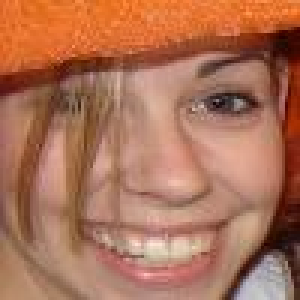
#> input picture train/train_00037_aligned.jpg, 100 x 100 px (shown 3 times larger); its folder holds 4 pictures in this run
$ jupyter execute --allow-errors mlp_sift.ipynb   (shell and % lines are left out)
#> lines starting #> are read from the running program, lines starting #| are printed output that depends on the picture
### Vighnesh Mane (210021607) - PG

[cell 1]
# Google Colab Setup (reference: Lab 07)
from google.colab import drive
drive.mount('/content/drive')

[cell 2]
# recall the path in Google Drive (reference: Lab 07)
import os
GOOGLE_DRIVE_PATH_AFTER_MYDRIVE = 'CW_Folder_PG'
GOOGLE_DRIVE_PATH = os.path.join('drive', 'My Drive', GOOGLE_DRIVE_PATH_AFTER_MYDRIVE)
#> (the rest of this cell did not finish here and is left out)

[cell 3]
GOOGLE_DRIVE_PATH

[cell 4]
# update opencv (reference: Lab 07)

[cell 5]
# check correct opencv version (reference: Lab 07)

[cell 6]
# copy and unzip dataset directly on the Colab server (reference: Lab 07)
# Identify path to zipped dataset
zip_path = os.path.join(GOOGLE_DRIVE_PATH, 'CW_Dataset.zip')

# Copy it to Colab

# Unzip it

# Delete zipped version from Colab (not from Drive)

[cell 7]
# import libraries
import cv2
from sklearn.model_selection import train_test_split
from skimage import img_as_ubyte, io, color
from sklearn.cluster import MiniBatchKMeans
from sklearn import svm, metrics
import matplotlib.pyplot as plt
import numpy as np
from collections import Counter
import os

[cell 8]
# import data from the respective directories (reference : Lab 07)
# Here we have not considered labels_list = None
def loading_im_lab_data(path):
  # getting image files from the directories
#> called with path = 'train'
  folder_images = [folder for folder in sorted(os.listdir(path)) if folder.endswith('.jpg')]
  images = [cv2.imread(os.path.join(path, folder)) for folder in folder_images]
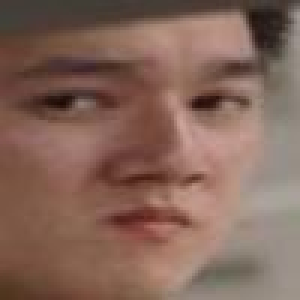
#> input picture train/train_00081_aligned.jpg, 100 x 100 px (shown 3 times larger)
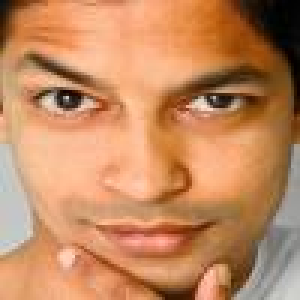
#> input picture train/train_00173_aligned.jpg, 100 x 100 px (shown 3 times larger)
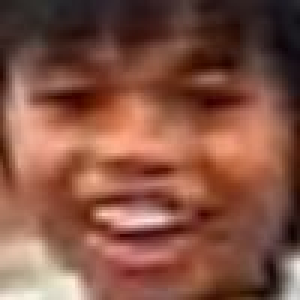
#> input picture train/train_00228_aligned.jpg, 100 x 100 px (shown 3 times larger)
  # getting label files from the directories
  folder_labels = open("labels/list_label_" + path + ".txt", "r")
  labels = [row.split(' ')[1][0] for row in folder_labels]
  return images, labels
#> (the rest of this cell did not finish here and is left out)

#> (a cell that did not finish here is left out)

#> (a cell that did not finish here is left out)

[cell 11]
# (reference: Lab 07)
# Initiate SIFT detector
sift_detect = cv2.SIFT_create()


fig, ax = plt.subplots(1, 8, figsize=(15, 8), sharey=True)
# Create empty lists for feature descriptors and labels.
descriptors_list = []
y_train_list = []

# For loop extracts a collection of feature descriptors from each image in the training batch by locating interest points
#> (the rest of this cell did not finish here and is left out)

#> (a cell that did not finish here is left out)

[cell 13]
# (reference: Lab 07)
# Convert descriptors into histograms of codewords for each image
hist_list = []
index_list = []

for descriptors in descriptors_list:
    hist = np.zeros(clusters_k)

    idx = kmeans.predict(descriptors)
    index_list.append(idx)
    for j in idx:
        hist[j] = hist[j] + (1 / len(descriptors))
    hist_list.append(hist)

#> (the rest of this cell did not finish here and is left out)
